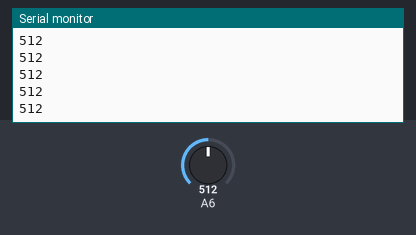
A sketch run on a simulated Arduino Nano, built with avr-gcc and run on an emulated ATmega328P. On the bench: the last lines printed to the serial monitor. The test bench sets the inputs (shaded band); at power-on: A6 = 512.

Above: at 1.2 s.
1.3 s: A6 set to 716
At 1.31 s:
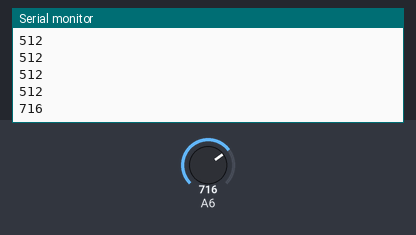
2.8 s: A6 set to 900
At 2.81 s:
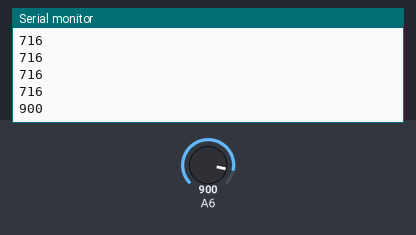
Timing chart, 0 to 5.8 s (numbered marks = the images above; inputs shaded):
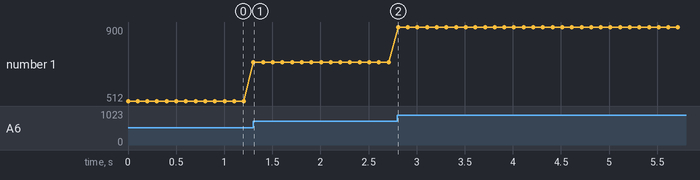

The sketch:

AmbientLightSensorMegaWithShield.ino
```cpp
// Ambient Light sensor


void setup() {
  Serial.begin(9600);

}

void loop() {
  int light = analogRead(A6);
  Serial.println(light);
  delay(100);
}
```

Measured:
- after the input at 1.3 s, the serial monitor: prints a new line at once (image 1)
- after the input at 2.8 s, the serial monitor: prints a new line at once (image 2)
- plotted number 1: 512 → 716 after the input at 1.3 s, 716 → 900 after the input at 2.8 s
